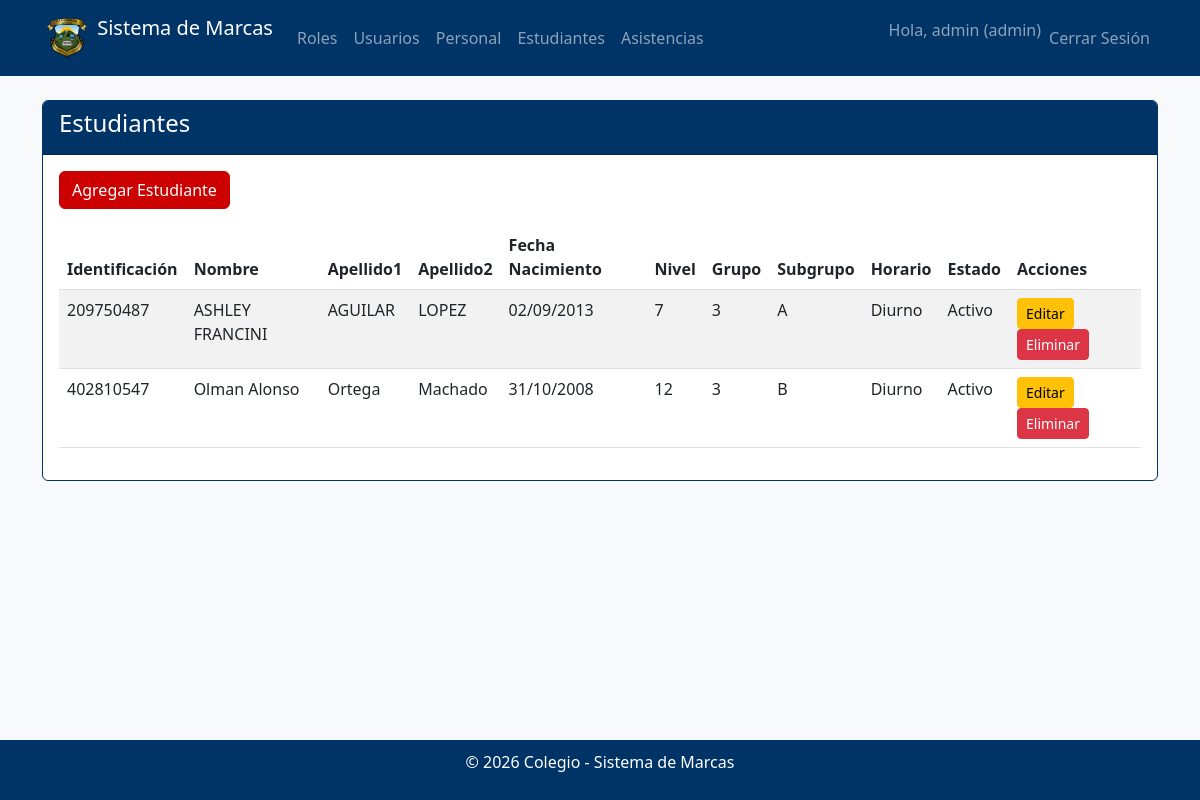
The app's page /users/estudiantes/ (signed in), older data.
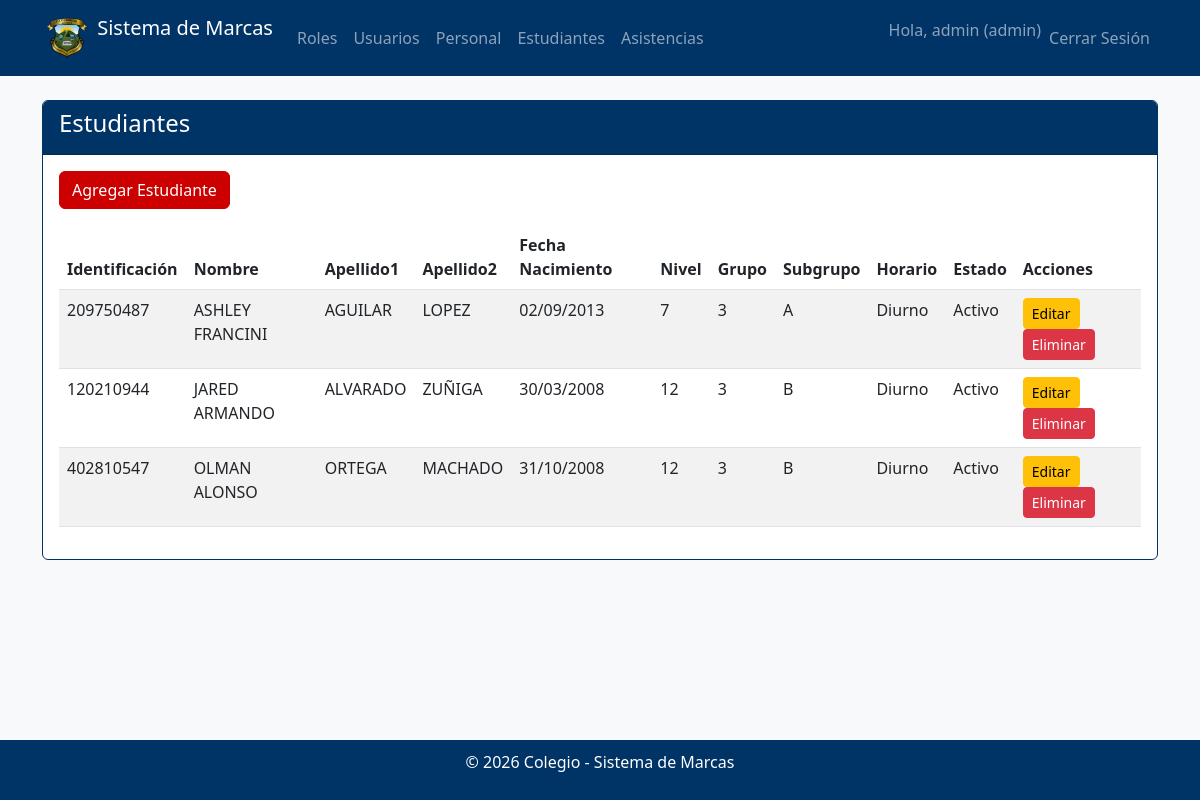
The same page, newer data.
### users/models.py (models this page shows, shortened)
class Estudiante(models.Model):
    user = models.OneToOneField(User, on_delete=models.CASCADE, related_name='estudiante')
    identificacion = models.CharField(max_length=20, unique=True, blank=True, null=True)
    nombre = models.CharField(max_length=100)
    apellido1 = models.CharField(max_length=100)
    apellido2 = models.CharField(max_length=100, blank=True, null=True)
    fecha_nacimiento = models.DateField()
    NIVEL_CHOICES = [
        (7, '7'),
        (8, '8'),
        (9, '9'),
        (10, '10'),
        (11, '11'),
        (12, '12'),
    ]
    nivel = models.IntegerField(choices=NIVEL_CHOICES)
    GRUPO_CHOICES = [
        (1, '1'),
        (2, '2'),
        (3, '3'),
        (4, '4'),
        (5, '5'),
        (6, '6'),
        (7, '7'),
    ]
    grupo = models.IntegerField(choices=GRUPO_CHOICES)
    SUBGRUPO_CHOICES = [
        ('A', 'A'),
        ('B', 'B'),
        ('C', 'C'),
    ]
    subgrupo = models.CharField(max_length=10, choices=SUBGRUPO_CHOICES)
    HORARIO_CHOICES = [
        ('Diurno', 'Diurno'),
        ('Nocturno', 'Nocturno'),
        ('Diurno_Nocturno', 'Diurno_Nocturno'),
    ]
    horario = models.CharField(max_length=20, choices=HORARIO_CHOICES)
    ESTADO_CHOICES = [
        ('activo', 'Activo'),
        ('desactivo', 'Desactivo'),
    ]
    estado = models.CharField(max_length=10, choices=ESTADO_CHOICES, default='activo')

### users/views.py (the view)
# urls.py: path('estudiantes/', views.EstudianteListView.as_view(), name='estudiante_list'),
class EstudianteListView(LoginRequiredMixin, AdminOnlyMixin, ListView):
    model = Estudiante
    template_name = 'users/estudiante_list.html'
    context_object_name = 'estudiantes'

### users/views.py (called while the page is built)
    def test_func(self):
        return self.request.user.profile.role.name == 'admin'

### users/templates/users/estudiante_list.html (shortened to what this page needs)
{% extends 'base.html' %}
{% block content %}
<div class="row">
    <div class="col-md-12">
        <div class="card">
            <div class="card-header">
                <h4>Estudiantes</h4>
            </div>
            <div class="card-body">
                <a href="{% url 'estudiante_create' %}" class="btn btn-primary mb-3">Agregar Estudiante</a>
                <table class="table table-striped">
                    <thead>
                        <tr>
                            <th>Identificación</th>
                            <th>Nombre</th>
                            <th>Apellido1</th>
                            <th>Apellido2</th>
                            <th>Fecha Nacimiento</th>
                            <th>Nivel</th>
                            <th>Grupo</th>
                            <th>Subgrupo</th>
                            <th>Horario</th>
                            <th>Estado</th>
                            <th>Acciones</th>
                        </tr>
                    </thead>
                    <tbody>
                        {% for e in estudiantes %}
                        <tr>
                            <td>{{ e.user.username }}</td>
                            <td>{{ e.nombre }}</td>
                            <td>{{ e.apellido1 }}</td>
                            <td>{{ e.apellido2|default:"" }}</td>
                            <td>{{ e.fecha_nacimiento|date:"d/m/Y" }}</td>
                            <td>{{ e.nivel }}</td>
                            <td>{{ e.grupo }}</td>
                            <td>{{ e.subgrupo }}</td>
                            <td>{{ e.get_horario_display }}</td>
                            <td>{{ e.get_estado_display }}</td>
                            <td>
                                <a href="{% url 'estudiante_update' e.pk %}" class="btn btn-warning btn-sm">Editar</a>
                                <a href="{% url 'estudiante_delete' e.pk %}" class="btn btn-danger btn-sm">Eliminar</a>
                            </td>
                        </tr>
                        {% endfor %}
                    </tbody>
                </table>
            </div>
        </div>
    </div>
</div>
{% endblock %}

Row changes from the older to the newer data that the page shows:
removed Estudiante: user.username "402810547", nombre "Olman Alonso", apellido1 "Ortega", apellido2 "Machado", fecha_nacimiento "31/10/2008", nivel "12", grupo "3", subgrupo "B", horario "Diurno", estado "Activo"
added Estudiante: user.username "120210944", nombre "JARED ARMANDO", apellido1 "ALVARADO", apellido2 "ZUÑIGA", fecha_nacimiento "30/03/2008", nivel "12", grupo "3", subgrupo "B", horario "Diurno", estado "Activo"
added Estudiante: user.username "402810547", nombre "OLMAN ALONSO", apellido1 "ORTEGA", apellido2 "MACHADO", fecha_nacimiento "31/10/2008", nivel "12", grupo "3", subgrupo "B", horario "Diurno", estado "Activo"
